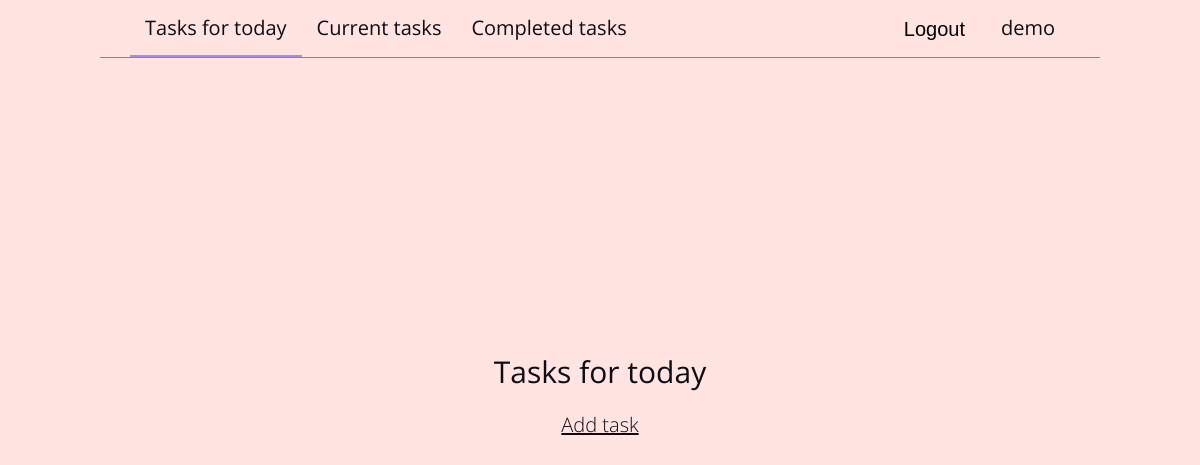
/tasks-for-today/ (signed in), run on an earlier commit of the app's database.
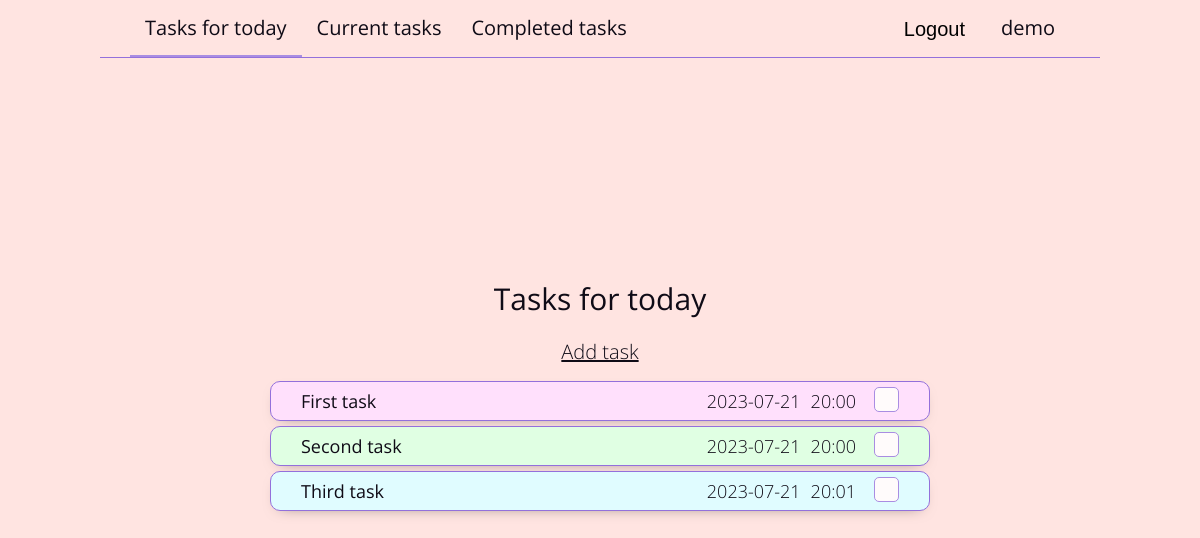
And on a later commit of the database.
### tables this page shows
CREATE TABLE users (
    id INTEGER NOT NULL PRIMARY KEY AUTOINCREMENT,
    password VARCHAR(128) NOT NULL,
    username VARCHAR(150) NOT NULL UNIQUE,
    active BOOL NOT NULL DEFAULT True
);

CREATE TABLE tasks (
    id INTEGER NOT NULL PRIMARY KEY AUTOINCREMENT,
    user_id INTEGER NOT NULL,
    title VARCHAR(50) NOT NULL,
    description TEXT NOT NULL DEFAULT "",
    date_of_completion DATA,
    time_of_completion TIME,
    priority INTEGER NOT NULL DEFAULT 1,
    execution_status BOOL NOT NULL DEFAULT False,
    FOREIGN KEY (user_id) REFERENCES users(id)
        ON DELETE CASCADE
        ON UPDATE CASCADE
);

### to_do.py (the view, shortened to what this page needs)
@app.route("/tasks-for-today/", methods=["GET", "POST"])
@login_required
def tasks_for_today_to_do():
    page_name = "tasks-for-today"
    main_title = "Tasks for today"
    today, now = datetime.now().strftime("%Y-%m-%d&%H:%M").split("&")
    user_id = current_user.get_id()
    tasks = g.connection_to_db.get_tasks_for_user(
        user_id,
        filters=f"date_of_completion = {repr(today)}",
        order_by=f"execution_status, time_of_completion, priority DESC, title"
    )
    return render_template("to_do/tasks_to_do.html",
        page_title=page_title,
        page_name=page_name,
        main_title=main_title,
        tasks=tasks
    )

### superstructures.py (called while the page is built)
    def get_first_record(self, table, **kwargs):
        list_of_values_for_columns = [f'{column} = {repr(value)}' for column, value in kwargs.items()]
        values_for_where = " AND ".join(list_of_values_for_columns)
        select_query = f"SELECT * FROM {table} " \
        f"{'WHERE ' if values_for_where else ''}{values_for_where} " \
        f"LIMIT 1;"
        searched_record = self._cursor.execute(select_query).fetchone()
        return searched_record

    def get_tasks_for_user(self, user_id, filters=None, order_by=None):
        select_query = f"SELECT * FROM tasks " \
        f"WHERE user_id = {user_id}{f' AND {filters}' if filters is not None else ''}" \
        f"{f' ORDER BY {order_by}' if order_by is not None else ''};"
        tasks_for_user = self._cursor.execute(select_query).fetchall()
        return tasks_for_user

    def close(self):
        self._connection.close()

    def get_id(self):
        return str(self._user["id"])

    @property
    def username(self):
        return str(self._user["username"])

### to_do.py (called while the page is built)
def db_connection():
    connection = sqlite3.connect(app.config["DATABASE"])
    connection.row_factory = sqlite3.Row                           # Converting records from tables to a dictionary type
    return connection

@app.before_request
def connection_to_db_via_g():  # Implementing a single database connection across the entire query
    if not hasattr(g, "connection_to_db"):
        g.connection_to_db = ConnectionToDB(db_connection())

@login_manager.user_loader
def user_loading(user_id):
    connection_to_db_via_g()
    return UserLogin(user_id, g.connection_to_db)

@app.teardown_appcontext                         # Decorator responsible for processes executed after request processing
def close_db_connection(response):
    if hasattr(g, "connection_to_db"):
        g.connection_to_db.close()                          # Closing the database connection after processing a request
    return response

### templates/to_do/tasks_to_do.html (shortened to what this page needs)
{% extends "index.html" %}
{% block application %}
<article class="to_do tasks">
    <h1>{{ main_title }}</h1>
    {% if main_title != "Completed tasks" %}
    <a href="{{ url_for('create_task_to_do', calling_page=page_name) }}">Add task</a>
    {% endif %}
    <ul>
        {% for task in tasks %}
        <li class="priority_{{ task.priority }} status_{{ task.execution_status }}">
            <a href="{{ url_for('change_task_to_do', calling_page=page_name, task_id=task.id) }}">
                <h2 title="{{ task.description }}">{{ task.title }}</h2>
                <ul>
                    <li>{{ task.date_of_completion }}</li>
                    <li>{{ task.time_of_completion }}</li>
                </ul>
            </a>
            <form method="post">
                {% if task.execution_status %}
                <button type="submit" name="execution_status" value="0">✓</button>
                {% else %}
                <button type="submit" name="execution_status" value="1"></button>
                {% endif %}
            </form>
        </li>
        {% endfor %}
    </ul>
</article>
{% endblock %}

### templates/index.html (shortened to what this page needs)
<!DOCTYPE html>
<html lang="en">
    <head>
        <link rel="stylesheet" href="{{ url_for('static', filename='css/reset.css') }}">
        <link rel="stylesheet" href="{{ url_for('static', filename='css/styles.css') }}">
        {% if page_title == "To-Do" %}
        <link rel="stylesheet" href="{{ url_for('static', filename='to_do/css/to_do_styles.css') }}">
        {% elif page_title == "Error" %}
        <link rel="stylesheet" href="{{ url_for('static', filename='error/css/error_styles.css') }}">
        <link rel="icon" href="{{ url_for('static', filename='error/images/page_error_icon.svg') }}">
        {% endif %}
    </head>
    <body>
        {% if page_title == "To-Do" %}
        {% include "to_do/to_do_header.html" %}
        {% endif %}
        <div class="centering_container">
            <div class="centered_item">
                {% block application %}{% endblock %}
            </div>
        </div>
    </body>
</html>

### templates/to_do/to_do_header.html (shortened to what this page needs)
<header class="to_do">
    <nav>
        <ul>
            {% if current_user.is_authenticated %}
            <li>
                <ul class="first_elements">
                    <li {% if main_title == "Tasks for today" %} class="checked" {% endif %}>
                        <a href="{{ url_for('tasks_for_today_to_do') }}">Tasks for today</a>
                    </li>
                    <li {% if main_title == "Current tasks" %} class="checked" {% endif %}>
                        <a href="{{ url_for('current_tasks_to_do') }}">Current tasks</a>
                    </li>
                    <li {% if main_title == "Completed tasks" %} class="checked" {% endif %}>
                        <a href="{{ url_for('completed_tasks_to_do') }}">Completed tasks</a>
                    </li>
                </ul>
            </li>
            <li>
                <ul class="last_elements">
                    <li>
                        <form action="{{ url_for('logout_to_do') }}" method="post">
                            <button type="submit">Logout</button>
                        </form>
                    </li>
                    <li class="username">{{ current_user.username }}</li>
                </ul>
            </li>
            {% endif %}
        </ul>
    </nav>
</header>

### static/css/styles.css (style rules this page uses)
html { font-family: "Open Sans", "PT Sans", sans-serif; font-size: 18px; font-weight: 300; text-align: center; }
body { color: #0f0b16; height: 100vh; line-height: 1.333; }
a { color: #0f0b16; }
h1, h2, h3 { line-height: 1; }

### static/to_do/css/to_do_styles.css (style rules this page uses)
body { background-color: mistyrose; }
body > .centering_container { align-items: center; display: flex; flex-flow: row wrap; height: calc(100vh - 95px); justify-content: center; }
header.to_do > nav > ul { align-items: center; border-bottom: 1px solid mediumpurple; box-sizing: border-box; display: flex; flex-flow: row wrap; justify-content: space-between; margin: 15px auto 35px; max-width: 1000px; padding: 0px 30px; }
header.to_do > nav > ul > li > ul.first_elements { align-items: center; display: flex; flex-flow: row wrap; justify-content: start; }
header.to_do > nav > ul > li > ul.last_elements { align-items: center; display: flex; flex-flow: row wrap; justify-content: end; }
header.to_do > nav > ul > li > ul > li { padding-bottom: 15px; }
header.to_do > nav > ul > li > ul.first_elements > li.checked { border-bottom: 2px solid #a98de2; padding-bottom: 13px; }
header.to_do > nav > ul > li > ul > li.username, header.to_do > nav > ul > li > ul a, header.to_do > nav > ul > li > ul button { background: none; border: none; cursor: pointer; font-size: 20px; font-weight: 400; margin: 0px 15px; text-decoration: none; }
header.to_do > nav > ul > li > ul > li.username { cursor: auto; }
header.to_do > nav > ul > li > ul button { position: relative; top: 1px; }
article.to_do { margin-bottom: 95px; }
article.to_do > h1 { font-size: 30px; font-weight: 400; margin-bottom: 25px; }
article.to_do.tasks > a { font-size: 20px; }
article.to_do.tasks > ul { margin-top: 15px; }
article.to_do.tasks > ul > li { align-items: center; border: 1.5px solid mediumpurple; border-radius: 10px; box-shadow: 0px 5px 15px -10px #736765; box-sizing: border-box; display: flex; flex-flow: row wrap; justify-content: space-between; margin-bottom: 5px; min-width: calc(30vw + 300px); padding: 5px 30px; }
article.to_do.tasks > ul > li:last-child { margin-bottom: 0px; }
article.to_do.tasks > ul > li.priority_1.status_0 { background-color: #e0fcff; }
article.to_do.tasks > ul > li.priority_2.status_0 { background-color: #e0ffe3; }
article.to_do.tasks > ul > li.priority_3.status_0 { background-color: #ffe0fc; }
article.to_do.tasks > ul > li > a { align-items: center; display: flex; flex-flow: row wrap; justify-content: space-between; min-width: calc(30vw + 200px); text-decoration: none; }
article.to_do.tasks > ul > li > a > h2 { font-weight: 400; }
article.to_do.tasks > ul > li > a > ul { align-items: center; display: flex; flex-flow: row wrap; justify-content: center; }
article.to_do.tasks > ul > li > a > ul > li { margin: 0px 5px; }
article.to_do.tasks > ul > li > form > button { background-color: #fffbfb; border: 1.5px solid #a98de2; border-radius: 5px; cursor: pointer; height: 25px; text-decoration: none; width: 25px; }

What changed in the data, as far as the page shows it:
now on this page (row edited): tasks: title "First task", date_of_completion "2023-07-21", time_of_completion "20:00", execution_status False (drawn)
now on this page (row edited): tasks: title "Second task", date_of_completion "2023-07-21", time_of_completion "20:00", execution_status False (drawn)
added tasks: title "Third task", date_of_completion "2023-07-21", time_of_completion "20:01", execution_status False (drawn)
